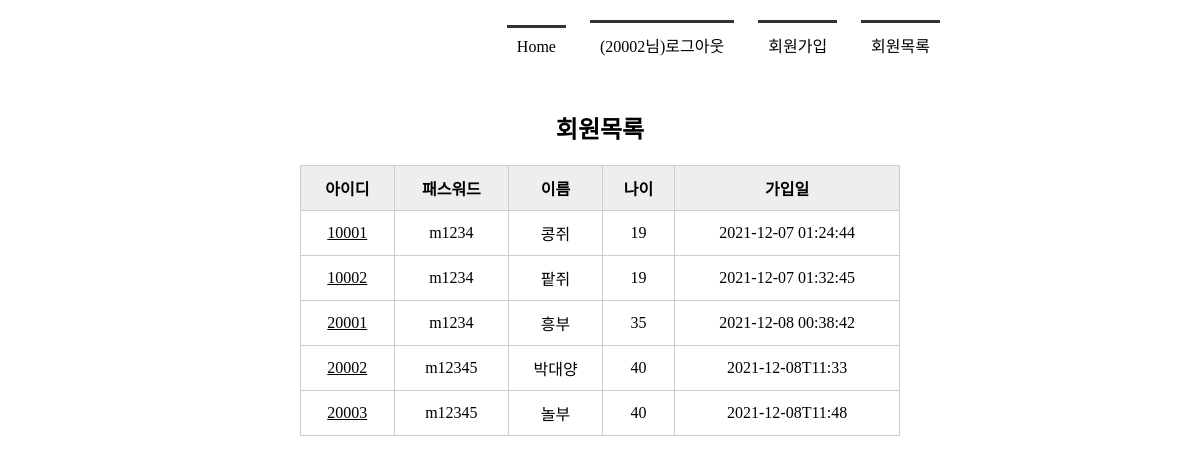
The app's page /memberlist/ (signed in), older data.
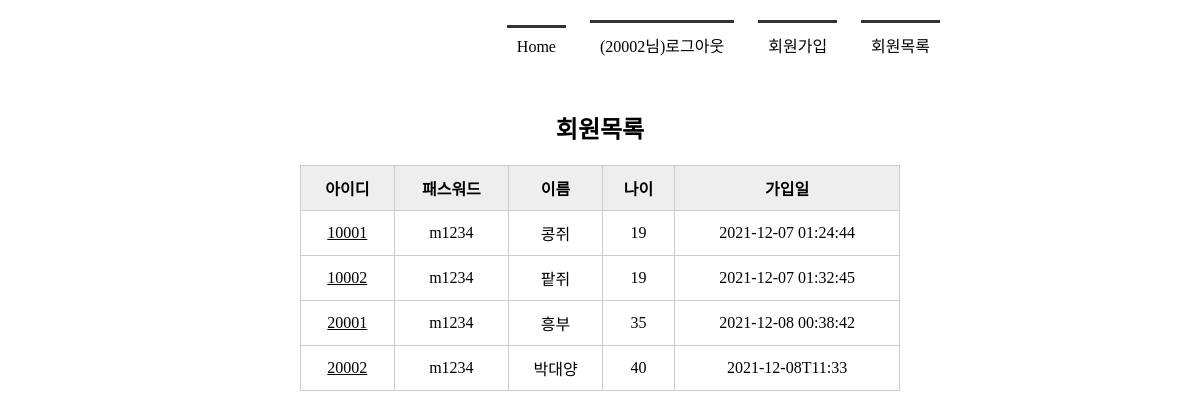
The same page, newer data.
### tables this page shows
CREATE TABLE member(
        mid CHAR(5) PRIMARY KEY,
        passwd CHAR(8) NOT NULL,
        name TEXT NOT NULL,
        age INTEGER,
        regDate DATETIME DEFAULT CURRENT_TIMESTAMP
    );

### app.py (the view)
@app.route('/memberlist/')
def memberlist():
    conn = getconn()
    cur = conn.cursor()
    sql = "SELECT * FROM member"
    cur.execute(sql)
    rs = cur.fetchall() #db에서 검색한 데이터
    conn.close()
    if 'userID' in session:
        ssid = session.get('userID')
        return render_template('memberlist.html', ssid=ssid, rs=rs)
    else:
        return render_template('memberlist.html') #가져온 데이터를 웹으로 보내줌

### app.py (called while the page is built)
def getconn():
    conn = sqlite3.connect('./memberdb.db')
    return conn

### templates/memberlist.html (shortened to what this page needs)
<!DOCTYPE html>
<html lang="ko">
<head>
    <link rel="stylesheet" href="{{ url_for('static', filename='css/style.css') }}">
</head>
<body>
    <div id="container">
        {% include 'navbar.html' %}
        <section>
            <h1>회원목록</h1>
            <table>
                <tr>
                    <th>아이디</th>
                    <th>패스워드</th>
                    <th>이름</th>
                    <th>나이</th>
                    <th>가입일</th>
                </tr>
                {% for i in rs %}
                <tr>
                    <td><a href="{{ url_for('member_view', id=i[0]) }}">{{ i[0] }}</a></td>
                    <td>{{ i[1] }}</td>
                    <td>{{ i[2] }}</td>
                    <td>{{ i[3] }}</td>
                    <td>{{ i[4] }}</td>
                </tr>
                {% endfor %}
            </table>
        </section>
    </div>
</body>
</html>

### templates/navbar.html
<header>
    <nav>
       <ul>
           {% if session %}
           <li><a href="{{ url_for('index') }}">Home</a></li>
           <li><a href="{{ url_for('logout') }}">({{ ssid }}님)로그아웃</a></li>
           <li><a href="{{ url_for('register') }}">회원가입</a></li>
           <li><a href="{{ url_for('memberlist') }}">회원목록</a></li>
           {% else %}
           <li><a href="{{ url_for('index') }}">Home</a></li>
           <li><a href="{{ url_for('login') }}">로그인</a></li>
           <li><a href="{{ url_for('register') }}">회원가입</a></li>
           <li><a href="{{ url_for('memberlist') }}">회원목록</a></li>
           {% endif %}
       </ul>
    </nav>
</header>

### static/css/style.css (style rules this page uses)
* { margin: 0; padding: 0 }
#container { width: 1000px; margin: 10px auto; }
header { height: 100px; }
nav ul { list-style: none; text-align: right; margin-right: 150px }
nav ul li { display: inline-block; margin: 10px; border-top: 3px solid #333; padding: 10px; }
nav ul li a { text-decoration: none; color: #000 }
section { text-align: center }
section table { width: 600px; margin: 0 auto; border-collapse: collapse; }
section h1 { margin-bottom: 20px; }
section table, th, td { border: 1px solid #ccc; padding: 10px; }
section table th { background-color: #eee; }
section table a { color: #000; }

Row changes from the older to the newer data that the page shows:
removed member: mid "20003", passwd "m12345", name "놀부", age "40", regDate "2021-12-08T11:48"
changed member "박대양": passwd "m12345" → "m1234"
